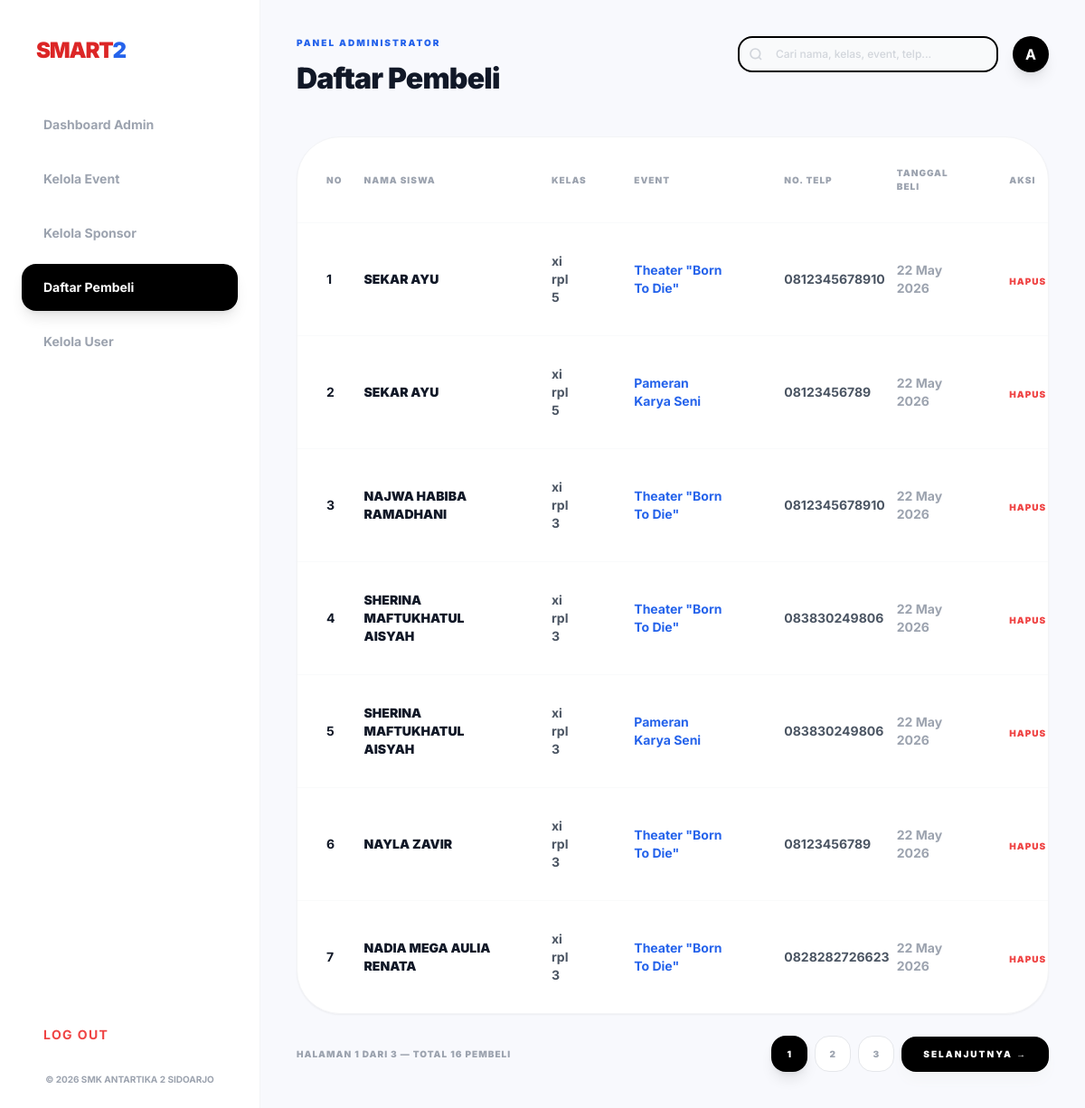
Page /daftar_pembeli.php (signed in) on the committed database.
### tables this page shows
CREATE TABLE `bookings` (
  `id` int(11) NOT NULL AUTO_INCREMENT,
  `user_id` int(11) NOT NULL,
  `kode_tiket` varchar(20) NOT NULL,
  `nama_lengkap` varchar(150) NOT NULL,
  `event_id` int(11) NOT NULL,
  `kelas` varchar(50) NOT NULL,
  `telp` varchar(20) NOT NULL,
  `tanggal_beli` datetime NOT NULL DEFAULT current_timestamp(),

  PRIMARY KEY (`id`),
  UNIQUE KEY `kode_tiket` (`kode_tiket`),
  KEY `user_id` (`user_id`),
  KEY `event_id` (`event_id`),

  CONSTRAINT `bookings_ibfk_1`
    FOREIGN KEY (`user_id`)
    REFERENCES `users` (`id`)
    ON DELETE CASCADE,

  CONSTRAINT `bookings_ibfk_2`
    FOREIGN KEY (`event_id`)
    REFERENCES `events` (`id`)
    ON DELETE CASCADE

);

CREATE TABLE `events` (
  `id` int(11) NOT NULL AUTO_INCREMENT,
  `nama_event` varchar(200) NOT NULL,
  `kategori` varchar(100) NOT NULL,
  `tanggal` date NOT NULL,
  `harga` varchar(50) NOT NULL,
  `kuota` int(11) NOT NULL DEFAULT 0,
  `lokasi` varchar(200) NOT NULL,
  `deskripsi` text DEFAULT NULL,
  `poster` varchar(255) DEFAULT NULL,

  PRIMARY KEY (`id`)
);

### daftar_pembeli.php (the view, shortened to what this page needs)
<?php
$search = isset($_GET['search']) ? mysqli_real_escape_string($conn, $_GET['search']) : '';
$where = '';
$per_page = 7;
$page = isset($_GET['page']) && is_numeric($_GET['page']) ? (int)$_GET['page'] : 1;
$offset = ($page - 1) * $per_page;
$total_result = mysqli_query($conn, "SELECT COUNT(*) as total FROM bookings JOIN events ON bookings.event_id = events.id $where");
$total_row = mysqli_fetch_assoc($total_result);
$total_data = $total_row['total'];
$total_pages = ceil($total_data / $per_page);
$q_pembeli = mysqli_query($conn, "SELECT bookings.*, events.nama_event
                                   FROM bookings
                                   JOIN events ON bookings.event_id = events.id
                                   $where
                                   ORDER BY bookings.id ASC
                                   LIMIT $per_page OFFSET $offset");
?>
<!DOCTYPE html>
<html lang="id">
<head>
    <script src="https://cdn.tailwindcss.com"></script>
</head>
<body class="bg-[#f8f9fd] flex min-h-screen">
    <?php include 'sidebar.php'; ?>
    <main class="flex-1 p-10 overflow-y-auto">
        <div class="max-w-full">
            <?php
            $extra_button = '
                <form method="GET" action="daftar_pembeli.php" class="flex items-center gap-3">
                    <div class="relative">
                        <input
                            type="text"
                            name="search"
                            value="' . htmlspecialchars($search) . '"
                            placeholder="Cari nama, kelas, event, telp..."
                            class="pl-10 pr-4 py-2.5 bg-gray-50 border-2 border-black rounded-2xl text-xs font-bold text-gray-700 focus:outline-none w-72 placeholder:text-gray-300 placeholder:font-medium"
                        >
                        <svg class="absolute left-3 top-1/2 -translate-y-1/2 w-4 h-4 text-gray-300" fill="none" stroke="currentColor" stroke-width="2.5" viewBox="0 0 24 24">
                            <circle cx="11" cy="11" r="8"/><path d="m21 21-4.35-4.35"/>
                        </svg>
                    </div>
                    ' . (!empty($search) ? '<a href="daftar_pembeli.php" class="text-[10px] font-black text-gray-400 uppercase tracking-widest hover:text-red-500 transition">✕ Reset</a>' : '') . '
                </form>
            ';
            include 'header_admin.php';
            ?>
            <div class="bg-white rounded-[3rem] shadow-sm border border-gray-100 overflow-hidden">
                <table class="w-full text-left border-collapse table-fixed">
                    <thead>
                        <tr class="border-b border-gray-50">
                            <th class="p-8 text-[10px] font-black uppercase tracking-widest text-gray-400 w-[5%]">No</th>
                            <th class="p-8 text-[10px] font-black uppercase tracking-widest text-gray-400 w-[25%]">Nama Siswa</th>
                            <th class="p-8 text-[10px] font-black uppercase tracking-widest text-gray-400 w-[11%]">Kelas</th>
                            <th class="p-8 text-[10px] font-black uppercase tracking-widest text-gray-400 w-[20%]">Event</th>
                            <th class="p-8 text-[10px] font-black uppercase tracking-widest text-gray-400 w-[15%]">No. Telp</th>
                            <th class="p-8 text-[10px] font-black uppercase tracking-widest text-gray-400 w-[15%]">Tanggal Beli</th>
                            <th class="p-8 text-[10px] font-black uppercase tracking-widest text-gray-400 w-[9%]">Aksi</th>
                        </tr>
                    </thead>
                    <tbody class="divide-y divide-gray-50">
                        <?php if (mysqli_num_rows($q_pembeli) > 0) : ?>
                            <?php $no = $offset + 1; while($p = mysqli_fetch_assoc($q_pembeli)) : ?>
                            <tr class="hover:bg-gray-50/50 transition">
                                <td class="p-8 text-sm font-bold text-gray-900"><?php echo $no++; ?></td>
                                <td class="p-8">
                                    <p class="text-sm font-black text-gray-900"><?php echo strtoupper($p['nama_lengkap']); ?></p>
                                </td>
                                <td class="p-8 text-sm font-bold text-gray-600"><?php echo $p['kelas']; ?></td>
                                <td class="p-8 text-sm font-bold text-blue-600"><?php echo $p['nama_event']; ?></td>
                                <td class="p-8 text-sm font-bold text-gray-600"><?php echo $p['telp']; ?></td>
                                <td class="p-8 text-sm font-bold text-gray-400"><?php echo date('d M Y', strtotime($p['tanggal_beli'])); ?></td>
                                <td class="p-8">
                                    <a href="hapus_pembeli.php?id=<?php echo $p['id']; ?>" onclick="return confirm('Hapus data pembeli ini?')" class="text-[10px] font-black text-red-500 uppercase tracking-widest hover:text-red-700">Hapus</a>
                                </td>
                            </tr>
                            <?php endwhile; ?>
                        <?php endif; ?>
                    </tbody>
                </table>
            </div>
            <?php if ($total_pages > 1) : ?>
            <div class="mt-6 flex items-center justify-between">
                <p class="text-[10px] font-black text-gray-400 uppercase tracking-widest">
                    Halaman <?php echo $page; ?> dari <?php echo $total_pages; ?> &mdash; Total <?php echo $total_data; ?> pembeli
                </p>
                <div class="flex items-center gap-2">
                    <?php for ($i = 1; $i <= $total_pages; $i++) : ?>
                        <a href="daftar_pembeli.php?page=<?php echo $i; ?><?php echo !empty($search) ? '&search=' . urlencode($search) : ''; ?>" class="w-10 h-10 flex items-center justify-center rounded-2xl text-[10px] font-black uppercase tracking-widest transition
                            <?php echo ($i == $page) ? 'bg-black text-white shadow-lg' : 'bg-white border border-gray-200 text-gray-400 hover:bg-gray-50'; ?>">
                            <?php echo $i; ?>
                        </a>
                    <?php endfor; ?>
                    <?php if ($page < $total_pages) : ?>
                        <a href="daftar_pembeli.php?page=<?php echo $page + 1; ?><?php echo !empty($search) ? '&search=' . urlencode($search) : ''; ?>" class="px-6 py-3 rounded-2xl text-[10px] font-black uppercase tracking-[0.2em] bg-black text-white hover:bg-gray-800 transition shadow-lg shadow-gray-100">Selanjutnya →</a>
                    <?php endif; ?>
                </div>
            </div>
            <?php endif; ?>
        </div>
    </main>
</body>
</html>

### daftar_pembeli.php (style rules this page uses)
body { font-family: 'Inter', sans-serif; }

### rows in the picture
bookings: nama_lengkap "SEKAR AYU", kelas "xi rpl 5", event.nama_event "Theater \"Born To Die\"", telp "0812345678910", tanggal_beli "22 May 2026"
bookings: nama_lengkap "SEKAR AYU", kelas "xi rpl 5", event.nama_event "Pameran Karya Seni", telp "08123456789", tanggal_beli "22 May 2026"
bookings: nama_lengkap "NAJWA HABIBA RAMADHANI", kelas "xi rpl 3", event.nama_event "Theater \"Born To Die\"", telp "0812345678910", tanggal_beli "22 May 2026"
bookings: nama_lengkap "SHERINA MAFTUKHATUL AISYAH", kelas "xi rpl 3", event.nama_event "Theater \"Born To Die\"", telp "083830249806", tanggal_beli "22 May 2026"
bookings: nama_lengkap "SHERINA MAFTUKHATUL AISYAH", kelas "xi rpl 3", event.nama_event "Pameran Karya Seni", telp "083830249806", tanggal_beli "22 May 2026"
bookings: nama_lengkap "NAYLA ZAVIR", kelas "xi rpl 3", event.nama_event "Theater \"Born To Die\"", telp "08123456789", tanggal_beli "22 May 2026"
bookings: nama_lengkap "NADIA MEGA AULIA RENATA", kelas "xi rpl 3", event.nama_event "Theater \"Born To Die\"", telp "0828282726623", tanggal_beli "22 May 2026"

### other values in the picture
$page_title "Daftar Pembeli"
substr($_SESSION['username'], 0, 1) "A"
$page "1"
$total_pages "3"
$total_data "16"
